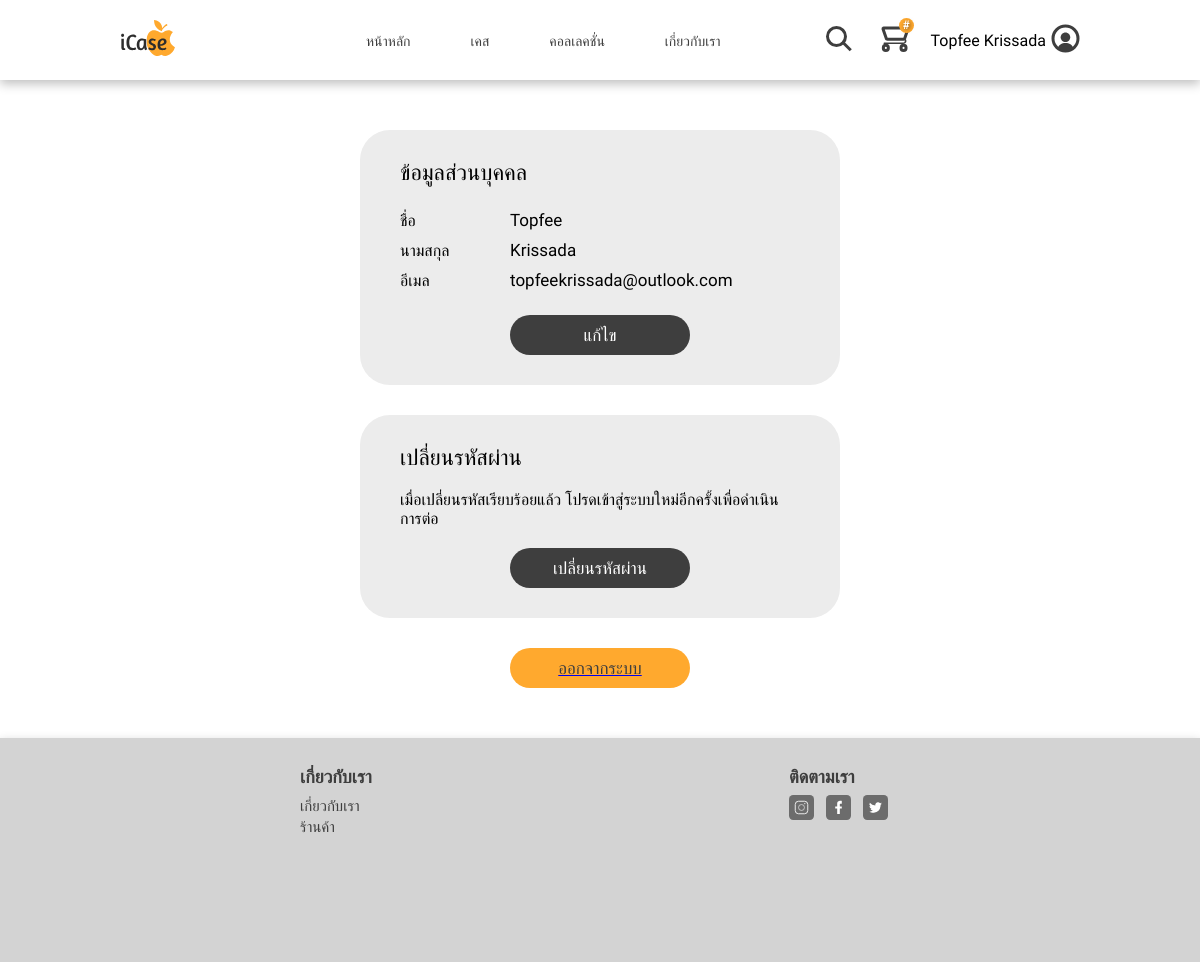
The app's page /account/profile/ (signed in) with its own data.
### account/models.py (models this page shows, shortened)
class Account(AbstractBaseUser):
    email = models.EmailField(verbose_name="email",max_length=60,unique=True)
    first_name = models.CharField(max_length=100,blank=False,null=False,default='')
    last_name = models.CharField(max_length=100,blank=False,null=False,default='')
    date_joined = models.DateTimeField(verbose_name='date joined',auto_now_add=True)
    last_login = models.DateTimeField(verbose_name='last login',auto_now=True)
    is_admin = models.BooleanField(default=False)
    is_active = models.BooleanField(default=True)
    is_staff = models.BooleanField(default=False)
    is_superuser= models.BooleanField(default=False)
    profile_image = models.ImageField(max_length=255,upload_to=get_profile_image_filepath,null=True,blank=True)
    hide_email = models.BooleanField(default=True)
    objects = MyAccountManager()
    USERNAME_FIELD = 'email'

### account/views.py (the view)
# urls.py: path('profile/',profile_view,name = 'profile_view'),
def profile_view(request):
    if not request.user.is_authenticated:
        return redirect('login_view')
    if request.method == 'POST':
        form = AccountUpdateForm(request.POST,instance=request.user)
        if form.is_valid():
            print("SOMETHING")
            form.save()
    else:
        form = AccountUpdateForm()
    user = request.user
    context = {
        'user':user,
        'form':form,
    }
    return render(request,'profile.html',context)

### templates/profile.html (shortened to what this page needs)
{% extends 'base.html' %} {% block content %}
<div class="profile-page-container">
    <div class="profile-page-wrapper">
        <div class="private-info-container">
            <div class="private-info-title">ข้อมูลส่วนบุคคล</div>
            <div class="private-info">
                <div class="name-ctn">
                    <div class="name-title">ชื่อ</div>
                    <div class="name">{{user.first_name}}</div>
                </div>
                <div class="lastname-ctn">
                    <div class="lastname-title">นามสกุล</div>
                    <div class="lastname">{{user.last_name}}</div>
                </div>
                <div class="email-ctn">
                    <div class="email-title">อีเมล</div>
                    <div class="email">{{user.email}}</div>
                </div>
            </div>
            <div class="private-edit-btn">
                <button class="edit-btn" onclick="document.getElementById('edit-profile').style.display='block'" type="button">แก้ไข</button>
            </div>
        </div>
        <div class="change-password-container">
            <div class="change-password-title">เปลี่ยนรหัสผ่าน</div>
            <div class="change-password-detail">เมื่อเปลี่ยนรหัสเรียบร้อยแล้ว โปรดเข้าสู่ระบบใหม่อีกครั้งเพื่อดำเนินการต่อ
            </div>
            <div class="change-password">
                <button class="change-password-btn" onclick="document.getElementById('change-pw').style.display='block'" type="button">เปลี่ยนรหัสผ่าน</button>
            </div>
        </div>
        <div class="logout-container">
            <a href="/account/logout"><button class="logout-btn">ออกจากระบบ</button></a>
        </div>
    </div>
</div>
{%endblock%}

### templates/base.html (shortened to what this page needs)
{%load static%}
<!DOCTYPE html>
<html lang="en">
<head>
    <link rel="stylesheet" href="{%static '/css/main.css'%}">
</head>
<body>
    <header>
        <div class="nav-container">
            <div class="wrapper">
                <nav>
                    <div class="logo">
                        <a href="/"><img src="{%static '/images/logo.svg'%}" style="width:100%"></a>
                    </div>
                    <div class="centertab">
                        <div class="main-list"><a href="/">หน้าหลัก</a></div>
                        <div class="cases-list">
                            <div class="dropbtn-cases"><a href="/cases" id="case-nav" onclick="clear_all_checkbox_filter()">เคส</a></div>
                        </div>
                        <div class="collection-list">
                            <div class="dropbtn-collection"><a href="/cases/collection">คอลเลคชั่น</a></div>
                        </div>
                        <div class="aboutus-list"><a href="/about">เกี่ยวกับเรา</a></div>
                    </div>
                    <div class="righttab">
                        <div class="search-icon">
                            <div class="search-icon-wrap"></div>
                        </div>
                        <div class="cart-list">
                            <div class="cartbtn">
                                <div class="cart-count-container">
                                    <div class="cart-count">#</div>
                                </div>
                                <a href="/cart"><img src="{%static '/images/cart.svg'%}" class="cart-image"></a>
                            </div>
                        </div>
                        {% if request.user.is_authenticated %}
                        <p>{{request.user.first_name}} {{request.user.last_name}}</p>{% endif %}
                        <div class="profile-icon">
                            <a href="/account/profile"><img src="{%static '/images/profile.svg'%}" class="profile-image"></a>
                        </div>
                    </div>
                </nav>
            </div>
        </div>
    </header>
    {% block content %} {% endblock %}
    <div class="footer-container">
        <div class="footwrapper">
            <ul class="aboutus">
                <h3 class="aboutus-title">เกี่ยวกับเรา</h3>
                <ul class="aboutus-list2">
                    <li><a href="/about">เกี่ยวกับเรา</a></li>
                    <li><a href="/cases">ร้านค้า</a></li>
                </ul>
            </ul>
            <ul class="contact">
                <h3 class="contact-title">ติดตามเรา</h3>
                <ul class="contact-list">
                    <li>
                        <a href="#"><img src="{%static '/images/iconIG.svg'%}" style="width:100%"></a>
                    </li>
                    <li>
                        <a href="#"><img src="{%static '/images/iconFB.svg'%}" style="width:100%"></a>
                    </li>
                    <li>
                        <a href="#"><img src="{%static '/images/iconTW.svg'%}" style="width:100%"></a>
                    </li>
                </ul>
            </ul>
        </div>
    </div>
</body>
</html>

### records on screen
Account: user.first_name "Topfee", user.last_name "Krissada", first_name "Topfee", last_name "Krissada", email "topfeekrissada@outlook.com"
